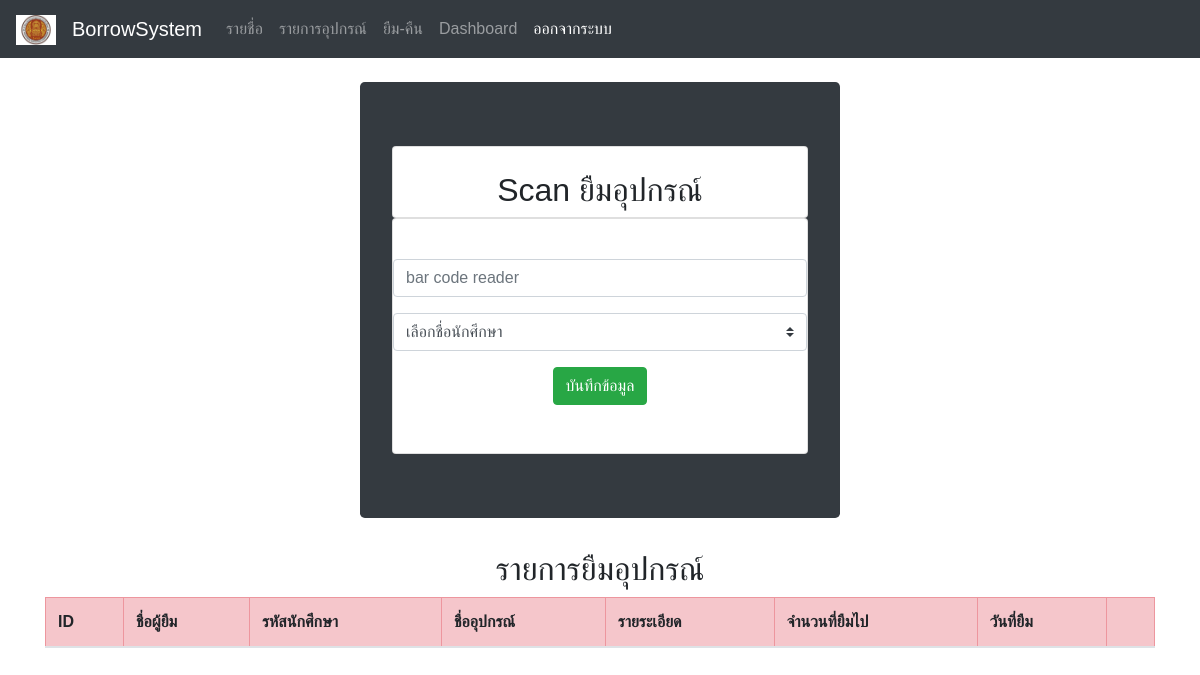
Page /scan.php on the earlier database version.
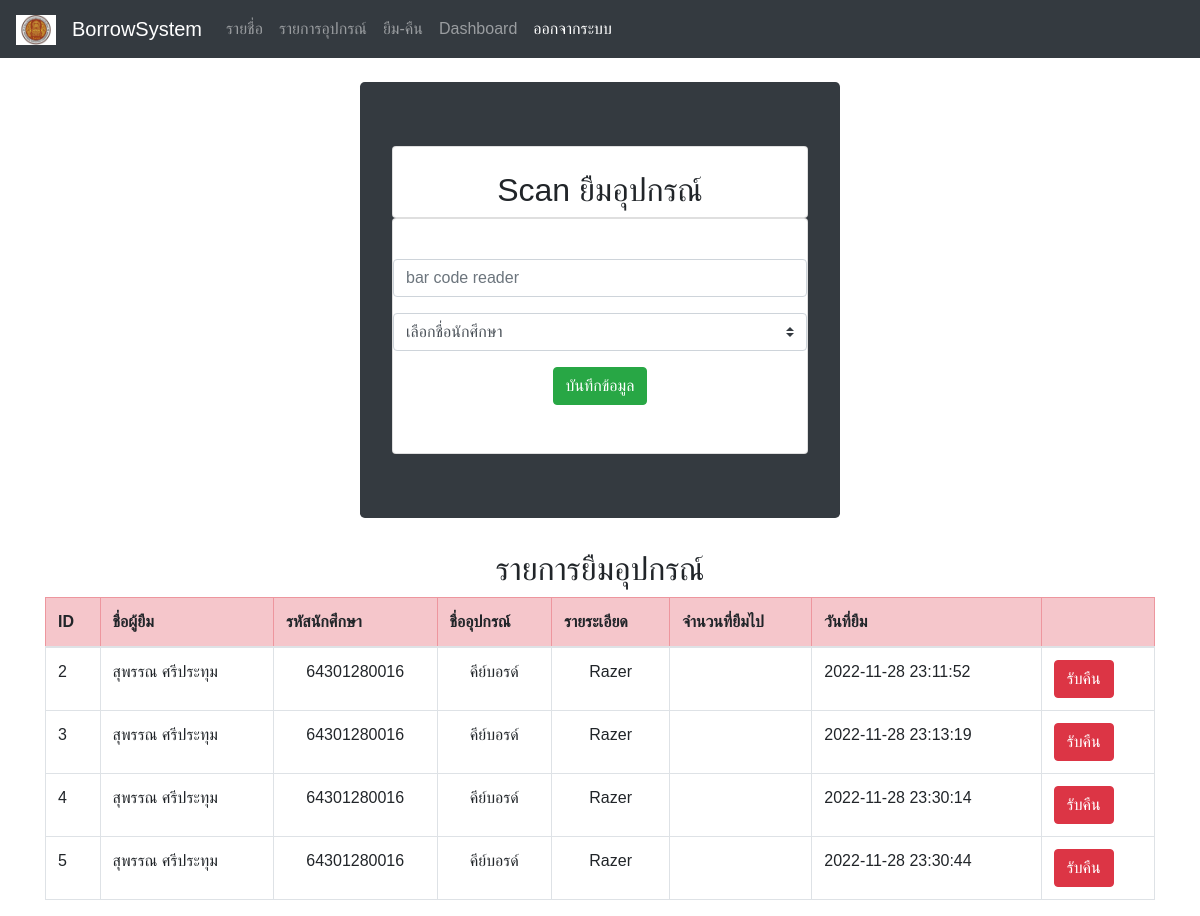
Same page on the later database version.
### tables this page shows
CREATE TABLE `tran_borrow` (
  `id` int(11) NOT NULL AUTO_INCREMENT,
  `user_id` int(11) NOT NULL,
  `product_id` int(11) NOT NULL,
  `borrowed_date` datetime DEFAULT current_timestamp(),
  `date_of_return` datetime DEFAULT NULL,
  PRIMARY KEY (`id`)
);

CREATE TABLE `user` (
  `id` int(11) NOT NULL AUTO_INCREMENT,
  `level` varchar(50) NOT NULL,
  `user_name` varchar(255) NOT NULL,
  `id_st` varchar(255) NOT NULL,
  `department` varchar(255) NOT NULL,
  `date` date NOT NULL,
  PRIMARY KEY (`id`)
);

CREATE TABLE `product` (
  `id` int(11) NOT NULL AUTO_INCREMENT,
  `product_name` varchar(50) NOT NULL,
  `details` varchar(50) NOT NULL,
  `barcode` varchar(50) NOT NULL,
  `qty` varchar(50) NOT NULL,
  `img` varchar(255) NOT NULL,
  PRIMARY KEY (`id`)
);

### scan.php (the view, shortened to what this page needs)
<!DOCTYPE html>
<html lang="en">
<head>
    <link rel="stylesheet" href="https://stackpath.bootstrapcdn.com/bootstrap/4.2.1/css/bootstrap.min.css">
    <link rel="stylesheet" href="https://cdn.datatables.net/1.10.18/css/dataTables.bootstrap4.min.css">
</head>
<body>
<nav class="navbar navbar-expand-sm bg-dark navbar-dark">
  <a class="navbar-brand" href="#">
    <img src="logo.jpg" alt="logo" style="width:40px;">
  </a>
  <a class="navbar-brand" href="#">BorrowSystem</a>
  <ul class="navbar-nav">
    <li class="nav-item">
      <a class="nav-link" href="userindex.php">รายชื่อ</a>
    </li>
    <li class="nav-item">
      <a class="nav-link" href="index.php">รายการอุปกรณ์</a>
    </li>
    <li class="nav-item">
      <a class="nav-link" href="scan.php">ยืม-คืน</a>
    </li>
    <li class="nav-item">
      <a class="nav-link" href="dashboard.php">Dashboard</a>
    </li>
     <li class="nav-item ">
          <a class="nav-link active" aria-current="page" href="login.php">ออกจากระบบ</a>
</li>
  </ul>
</nav>
    </nav><br>
    <div class="container">
    <center> <div class="jumbotron  bg-dark "style="width:30rem;">
            <div class="card "><br>
                <center>
                    <h2>Scan ยืมอุปกรณ์ </h2>
                </center>
            </div>
            <div class="card  ">
                <div class="card-body ">
                    <?php
                $connection = mysqli_connect("localhost","root","");
                mysqli_query($connection, "SET NAMES UTF8");
                $query2 = " select tran_borrow.id,user.user_name ,user.id_st ,
                product.product_name,product.details  ,product.qty,
                tran_borrow.borrowed_date ,tran_borrow.date_of_return,tran_borrow.withdraw,product.id as product_id
                from tran_borrow
                left join user on tran_borrow.user_id  = user.id
                left join product on tran_borrow.product_id  = product.id where tran_borrow.date_of_return is null ";
                $query_run2 = mysqli_query($connection, $query2);
            ?>
                </div>
                <div class="form-group">
                    <input type="text" maxlength="9" id="barcode" name="barcode" class="form-control" placeholder="bar code reader"
                        value="" >
                </div>
                <form action="" method="post">
                    <select id="userindex" name="userindex" class="custom-select mb-3" required>
                        <option value="">เลือกชื่อนักศึกษา</option>
                    </select>
                    <center><button type="button" name="submit" class="btn btn-success editbtn"
                        onclick="on_save()">บันทึกข้อมูล</button>
                    <br>
                    <br><br></center>
    </div>
    </div>
    <center>
                    <h2>รายการยืมอุปกรณ์</h2>
                </center>
    <table id="datatableid" class="table table-bordered">
                        <thead class="table-danger">
                            <tr>
                                <th scope="col"> ID</th>
                                <th scope="col">ชื่อผู้ยืม</th>
                                <th scope="col">รหัสนักศึกษา</th>
                                <th scope="col">ชื่ออุปกรณ์</th>
                                <th scope="col">รายระเอียด </th>
                               <th scope="col"> จำนวนที่ยืมไป </th>
                                <th scope="col"> วันที่ยืม</th>
                                <th scope="col"> </th>
                            </tr>
                        </thead>
                        <tbody>
                        <?php
                if($query_run2)
                {
                    foreach($query_run2 as $row)
                    {
            ?>
                            <tr>
                                <td> <?php echo $row['id']; ?> </td>
                                <td> <?php echo $row['user_name']; ?> </td>
                                <td style="text-align: center"> <?php echo $row['id_st']; ?> </td>
                                <td style="text-align: center"> <?php echo $row['product_name']; ?> </td>
                                <td style="text-align: center"> <?php echo $row['details']; ?> </td>
                               <td style="text-align: center" > <?php echo $row['withdraw']; ?> </td>
                                <td> <?php echo $row['borrowed_date']; ?> </td>
                                <td> <button type="button" name="submit" class="btn btn-danger " onclick="on_update(<?php echo $row['id']; ?>,<?php echo $row['product_id']; ?>,<?php echo $row['withdraw']; ?>,<?php echo $row['date_of_return']; ?>)">รับคืน</button> </td>
                            </tr>
                        <?php
                    }
                }
                else
                {
                    echo "ยังไม่มีข้อมูล";
                }
            ?> </tbody>
                    </table>

Differences in the rows shown:
added tran_borrow: id "2", user.user_name "สุพรรณ ศรีประทุม", user.id_st "64301280016", product.product_name "คีย์บอรด์", product.details "Razer", borrowed_date "2022-11-28 23:11:52"
added tran_borrow: id "3", user.user_name "สุพรรณ ศรีประทุม", user.id_st "64301280016", product.product_name "คีย์บอรด์", product.details "Razer", borrowed_date "2022-11-28 23:13:19"
added tran_borrow: id "4", user.user_name "สุพรรณ ศรีประทุม", user.id_st "64301280016", product.product_name "คีย์บอรด์", product.details "Razer", borrowed_date "2022-11-28 23:30:14"
added tran_borrow: id "5", user.user_name "สุพรรณ ศรีประทุม", user.id_st "64301280016", product.product_name "คีย์บอรด์", product.details "Razer", borrowed_date "2022-11-28 23:30:44"
